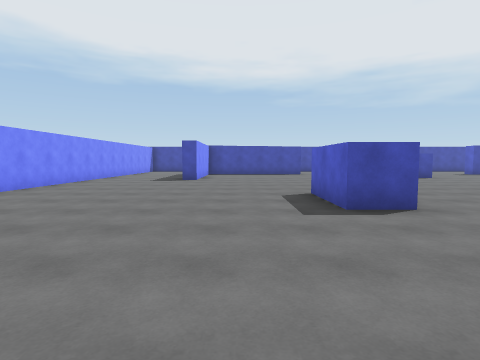
View 1 (above)

24 first-person views from a walk through a 3-D level made in the Unity game engine. The camera is 1.4 m above the floor, tilts 4° down and sees 80° across. The floor is counted in squares, 2 m on a side. Each view is taken from the middle of a square. On the plan, view 1 faces up. The plan holds only what a view shows up to about 10 squares ahead; the rest is blank. Surface patterns are stand-ins for the level's own textures.

View 2
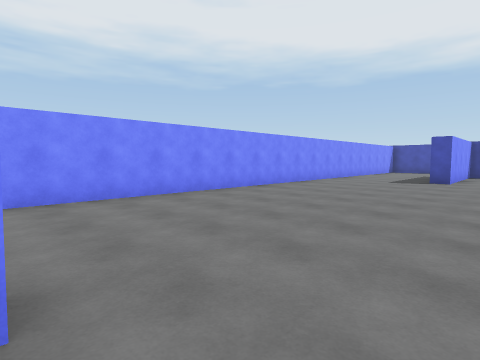

View 3
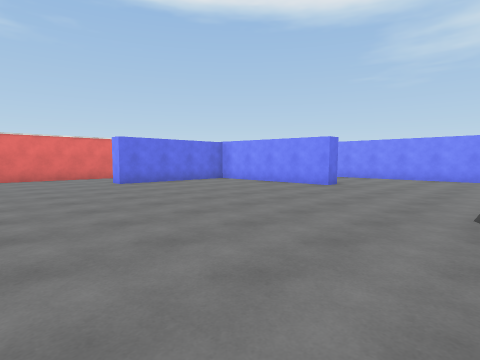

View 4
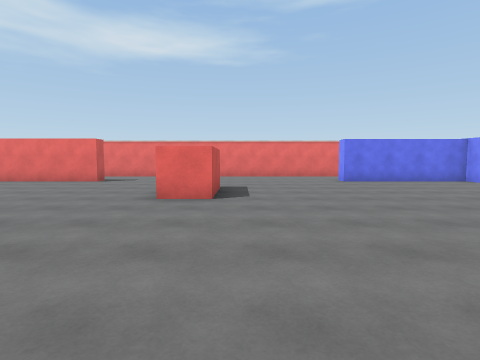

View 5
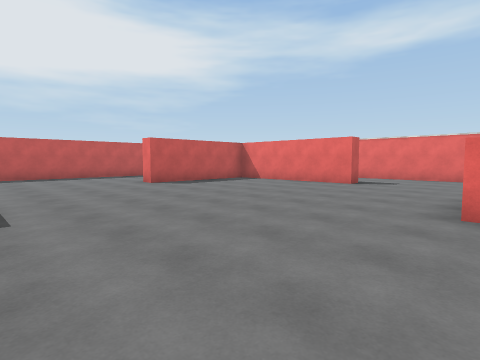

View 6
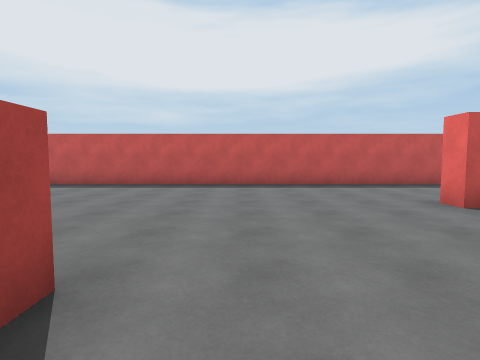

View 7
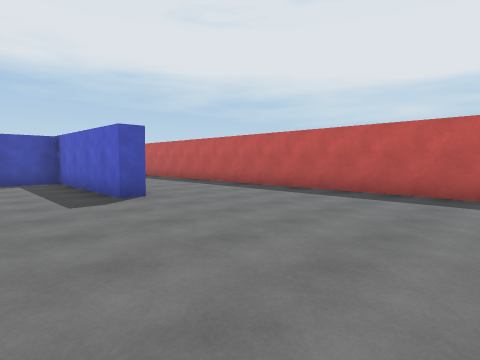

View 8
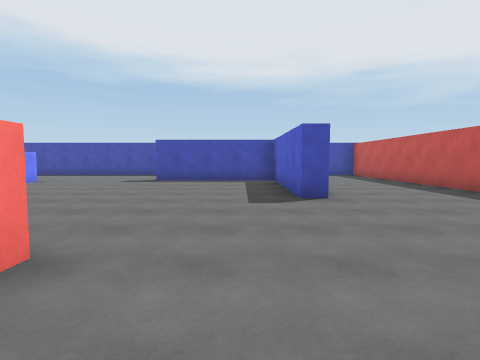

View 9
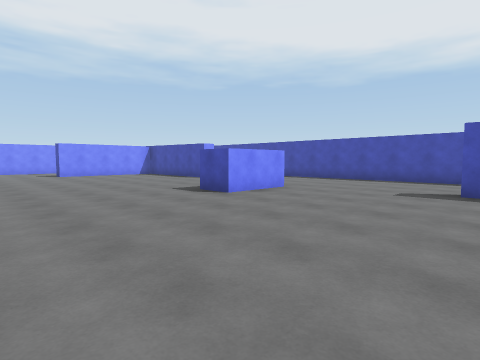

View 10
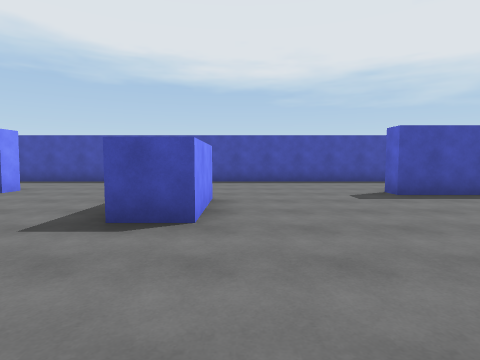

View 11
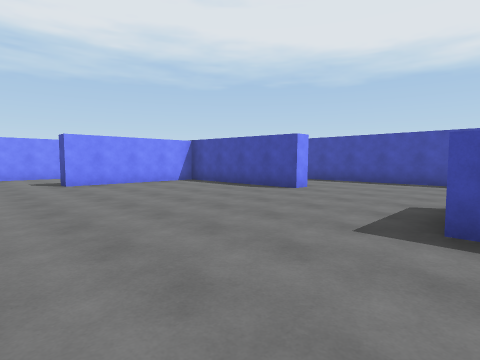

View 12
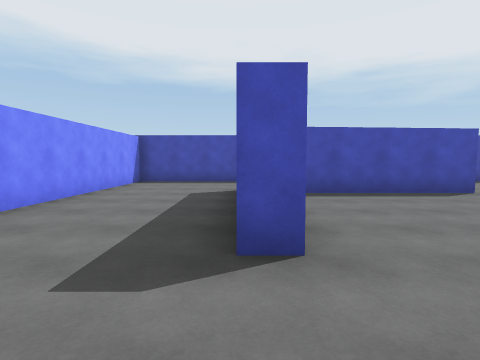

View 13
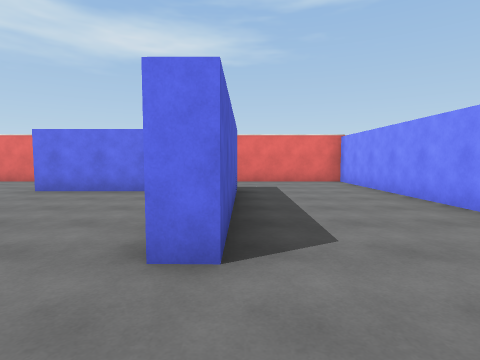

View 14
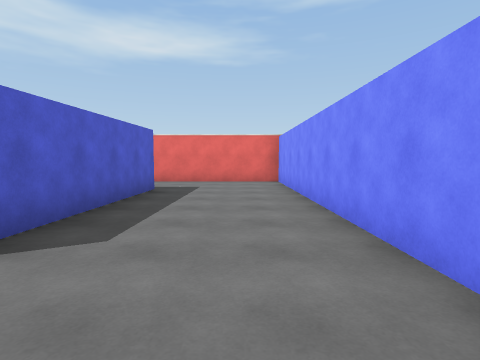

View 15
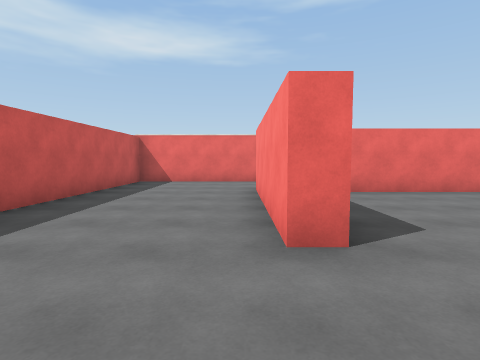

View 16
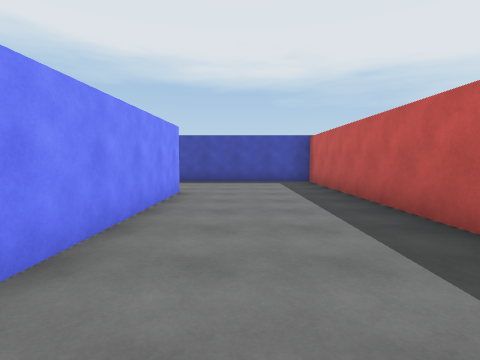

View 17
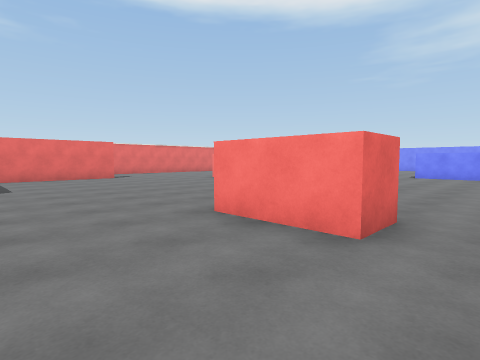

View 18
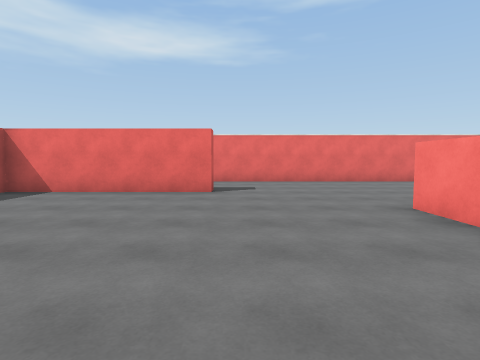

View 19
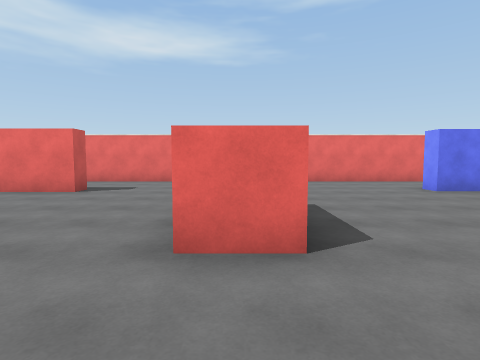

View 20
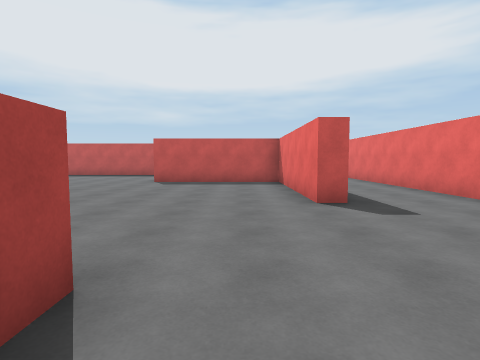

View 21
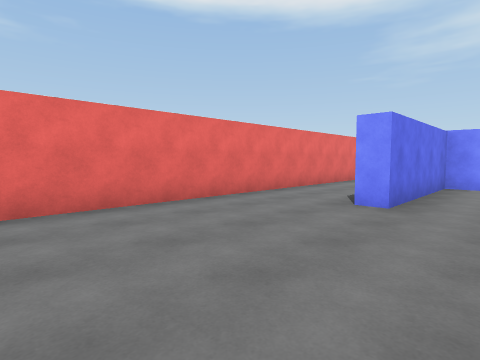

View 22
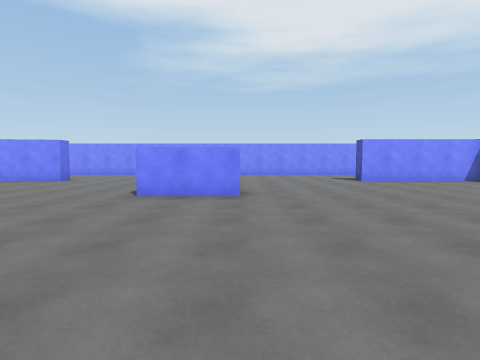

View 23
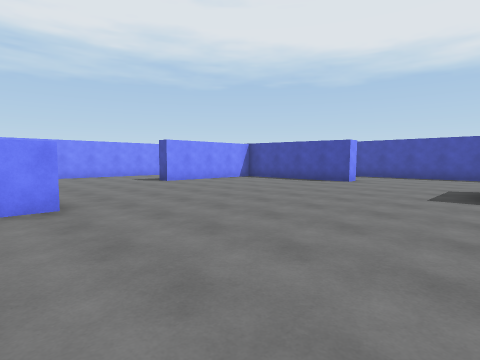

View 24
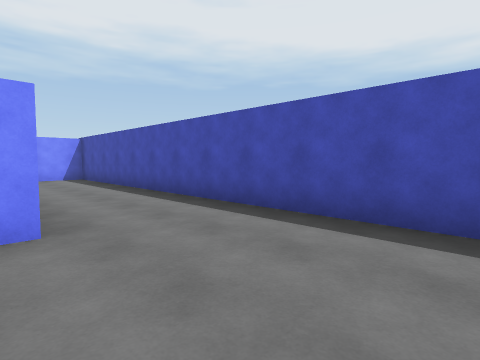

### Floor plan
Points are (right, up) in squares from view 1. A wall is a line through its corners. A room is listed if a view was taken in it or the views show most of it. See-through windows are left out.
Room 1 (views 1, 2, 3, 4, 5, 6, 7, 8, 9, 10, 11, 12, 13, 14, 15, 16, 17, 18, 19, 20, 21, 22, 23, 24)
walls: (15.7, 9.2) (15.1, 9.2) (15.1, 14); (-1.5, 0.2) (-1.5, -2.8); (3, 14.6) (3, 14) (-1.1, 14.1); (10.6, -4.9) (10.6, -4.3) (15.1, -4.3) (15.1, -0.3) (15.5, -0.3) (15.5, -2.9); (15.2, 13.7) (11.2, 13.7) (11.2, 14.2); (-1.5, -3.6) (-1.5, -4.3) (2.7, -4.3) (2.7, -5); (-1.5, 14) (-1.5, 10.1) (-2.1, 10.1); (15.7, 14.2) (15.6, 9.6); (-5.2, 10) (-5.2, -7.2) (19.3, -7.2) (19.3, 17.3) (15, 17.3); (-1.9, -4.9) (-1.9, 0.1) (-1.3, 0.1); (12.8, 17.3) (-5.2, 17.3) (-5.2, 11.8)
objects: other object (2, 4) to (2, 6); other object (7, -2) to (7, 0); other object (7, 12) to (7, 13); other object (12, 4) to (12, 6)

Where each view was taken, in squares from view 1:
view 1: 0 up, 0 right, facing up
view 2: 0 up, 0 right, facing up-left
view 3: 4 up, 6 right, facing down-left
view 4: 5 up, 6 right, facing down
view 5: 4 up, 7 right, facing down-right
view 6: 3 up, 11 right, facing right
view 7: 4 up, 13 right, facing up-right
view 8: 4 up, 14 right, facing up
view 9: 7 up, 12 right, facing up-left
view 10: 8 up, 8 right, facing up
view 11: 8 up, 7 right, facing up-left
view 12: 8 up, 2 left, facing up
view 13: 2 up, 2 left, facing down
view 14: 2 up, 4 left, facing down
view 15: 2 up, 16 right, facing down
view 16: 8 up, 17 right, facing up
view 17: 7 up, 15 right, facing down-left
view 18: 2 up, 10 right, facing down
view 19: 2 up, 7 right, facing down
view 20: 3 down, 6 right, facing right
view 21: 3 down, 7 right, facing down-left
view 22: 6 up, 8 right, facing left
view 23: 5 up, 7 right, facing up-left
view 24: 14 up, 6 right, facing up-left
